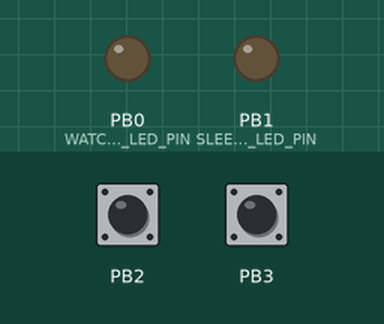
This sketch was run on a simulated ATtiny85, built with avr-gcc and run on an emulated ATtiny85. Shown: output pins drawn as LEDs (lit = HIGH). Inputs (shaded band) come from the test bench; at power-on: PB2 HIGH, PB3 HIGH. Sleep ends after the set time or at an interrupt.

Above: at 3.2 s.
3.3 s: PB2 pulled LOW for 0.15 s
At 3.58 s:
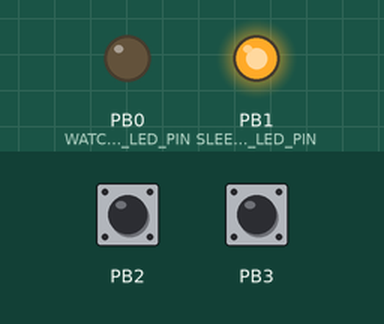
5.0 s: PB2 pulled LOW for 1 s
At 5.41 s:
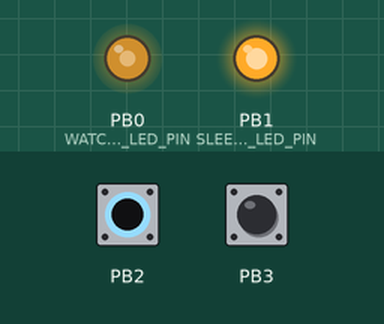
8.0 s: PB2 pulled LOW for 3.2 s
At 8.11 s:
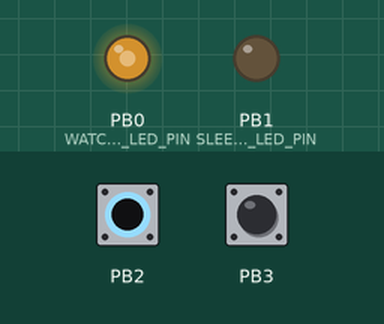
Timing chart, 0 to 18.7 s (numbered marks = the images above; inputs shaded):
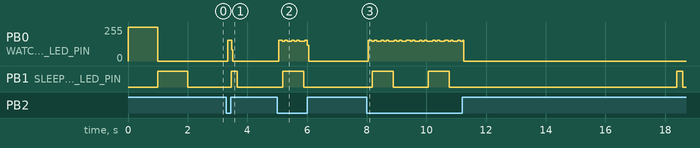

The sketch:

try_attiny85_watchdog_and_user_interrupt.ino
```cpp
/*
 * Applies to both Arduino Uno boards (AVR ATmega328) and AVR ATtiny85 chips, however, with a small variation
 * for ATtiny85 with respect to INT0 interrupts.
 *
 * Demonstrates the use of
 *   - external interrupt INT0
 *   - pin-change interrupt PCINT0
 *   - watchdog interrupts (every 8 seconds) on both ATmega328 and ATtiny85
 * to wake up MCU from sleep.
 *
 * Like this, the MCU spends most of its time sleeping and only uses real energy
 * when doing useful work -> turning on and off two LEDs:
 *  - green when watchdog time-out occurs or while low-level INT on ATtiny is maintained
 *  - yellow when sleep is interrupted.
 *
 * Note that a watchdog interrupt also interrupts sleep.
 *
 * INT0 is triggered via a dedicated manual switch:
 *  - ATmega328: configured to detect falling-edge input -> creates an interrupt only on press, not on release
 *  - ATtiny85: can only wake up with LOW-level input -> creates repeated interrupts while LOW level is maintained.
 *    After input goes back to HIGH -> executes code following sleep_cpu() command.
 *
 * PCINT0 is triggered via a dedicated manual switch -> creates an interrupt on both press and release.
 *
 * ==> As a consequence, INT0 is best no used on ATtiny85 in combination with sleep_cpu(). Use PCINT0 instead and trigger
 * actions depending on current PCINTx port input values and/or port input changes (HIGH to LOW or LOW to HIGH).
 *
 *
 * See the base for this project in this repository:
 * https://github.com/oliver-reinhard/attiny85-watchdog
 *
 * Expected behaviour on MCU reset:
 * 1. Green LED lights up solid for 1 second
 * 2. Yellow LED lights up solid for 1 second, then:
 * 3. Watchdog times out every 8 second and triggers an interrupt
 *    1. green blink for 200 ms (= watchdog time-out)
 *    2. yellow blink for 200 ms (= sleep interrupt)
 * 4. Manual interrupts:
 *    - On pressing INT0 switch (ATmega328) -> yellow blink for 200 ms (= sleep interrupt)
 *    - On releasing INT0 switch (ATmega328) -> (nothing)
 *    - On pressing INT switch (ATtiny85) -> very fast flashing of green LED (= continuous interrupts)
 *    - On releasing INT switch (ATtiny85) -> yellow blink for 200 ms (= sleep interrupt)
 *    - On pressing PCINT0 switch -> yellow blink for 200 ms (= sleep interrupt)
 *    - On releasing PCINT0 switch -> yellow blink for 200 ms (= sleep interrupt)
 * 5. After 10 watchdog time-outs, the watchdog is disabled -> no more green blinks.
 * 6. Manual interrupts continue to work as described above.
 *
 * Oliver Reinhard, 2023
 */
#include <avr/sleep.h>
#include <avr/wdt.h>

#if defined(__AVR_ATmega328P__)
  const uint8_t WATCHDOG_TIMEOUT_LED_PIN = 13;      // digital: out LED — PB5 is the built-in on ATmega328 board) -> wire this port or use built-in LED
  const uint8_t SLEEP_INTERRUPT_LED_PIN = 12;       // digital: out
  const uint8_t INT0_PIN = 2;                       // external-interrupt source; only pin 2 will trigger INT0
  const uint8_t PCINT0_PIN = 8;                     // pin-change interrupt source

#elif defined(__AVR_ATtiny85__)
  const uint8_t WATCHDOG_TIMEOUT_LED_PIN = PB0;     // digital: out (LED — PB0 is the built-in on ATtiny85 programmer) -> wire this port or use built-in LED
  const uint8_t SLEEP_INTERRUPT_LED_PIN = PB1;      // digital: out
  const uint8_t INT0_PIN = PB2;                     // external-interrupt source; only pin PB2 will trigger INT0
  const uint8_t PCINT0_PIN = PB3;                   // pin-change interrupt source
#endif

int8_t watchdogTimeoutsRemaining = 10;

void setup() {
  disable_watchdog();

  pinMode(WATCHDOG_TIMEOUT_LED_PIN, OUTPUT);
  pinMode(SLEEP_INTERRUPT_LED_PIN, OUTPUT);

  configInputWithPullup(INT0_PIN);  // Pushbutton --> INT0
  configInt0();
  configInputWithPullup(PCINT0_PIN);  // Pushbutton --> PCINT0
  configPinChangeInt0();

  turnOnLED(WATCHDOG_TIMEOUT_LED_PIN, 1000);
  turnOnLED(SLEEP_INTERRUPT_LED_PIN, 1000);

  wdt_enable(WDTO_8S); // 8 seconds
  _WD_CONTROL_REG |= _BV(WDIE);  // Must also reset WDIE after each interrupt!!
  sei();
}

void loop() {
  //  sleep_mode(); // Blocking sleep ("idle" mode by default)
  set_sleep_mode(SLEEP_MODE_PWR_DOWN);
  sleep_enable();
  sei();
  sleep_cpu();      // Controller waits for interrupt here
  sleep_disable();
  flashLED(SLEEP_INTERRUPT_LED_PIN, 1);

  if (watchdogTimeoutsRemaining == 0) {
    disable_watchdog();
  }
}

// This runs each time the watch dog wakes us up from sleep
ISR(WDT_vect) {
  watchdogTimeoutsRemaining--;
  flashLED(WATCHDOG_TIMEOUT_LED_PIN, 1);
  _WD_CONTROL_REG |= _BV(WDIE);
}

void disable_watchdog() {
  MCUSR &= ~_BV(WDRF); // see comment in ATtiny85 Datasheet, p.46, Note under "Bit 3 – WDE: Watchdog Enable"
  wdt_disable();
}

void configInt0() {
  #if defined(__AVR_ATmega328P__)
    EIMSK = _BV(INT0);        // Enable INT0 (external interrupt)
    EICRA = _BV(ISC01);       // Only falling-edge change should trigger an interrupt

  #elif defined(__AVR_ATtiny85__)
    GIMSK |= _BV(INT0);      // Enable INT0 (external interrupt)
    MCUCR &= ~(_BV(ISC01) | _BV(ISC00));     // Only LOW-level input will generate an interrupt when MCU is in sleep.
  #endif
}

ISR (INT0_vect) {       // Interrupt service routine for INT0 on PB2
  // Do nothing --> this shold just interrupt sleep
  // HOWEVER, this interrupt handler will execute FIRST and REPEATEDLY AS LONG AS LOW level is maintained;
  // Only when input returns to HGH LEVEL is any code following the sleep_cpu() command executed.
  //
  flashLED(WATCHDOG_TIMEOUT_LED_PIN, 2);
}

void configPinChangeInt0() {
  // Pin-change interrupts are triggered for each level-change; this cannot be configured
  #if defined(__AVR_ATmega328P__)
    PCICR  |= _BV(PCIE0);          // Enable pin-change interrupt 0
    PCMSK0 |= _BV(PCINT1);         // Configure pin 8 as pin-change source for PCIE0 interrupt

  #elif defined(__AVR_ATtiny85__)
    GIMSK|= _BV(PCIE);            // Enable pin-change interrupt
    PCMSK|= _BV(PCINT3);          // Configure PB3 as pin-change source for PCIE interrupt
  #endif
}

ISR (PCINT0_vect) {       // Interrupt service routine for Pin-Change Interrupt Request 0
  // Do nothing --> this shold just interrupt sleep
  // HOWEVER, this interrupt handler will execute FIRST and before any code following the sleep_cpu() command.
  delay(50); // debounce switch (possibly unnecessary since this should turn an LED to ON for some time)
}

void configInputWithPullup(uint8_t pin) {
  pinMode(pin, INPUT);
  digitalWrite(pin, HIGH); // Activate pull-up resistor on input pin
}

void turnOnLED(uint8_t pin, uint32_t ms) {
  digitalWrite(pin, HIGH);
  delay(ms);
  digitalWrite(pin, LOW);
}

void flashLED(uint8_t pin, uint8_t times) {
  for (uint8_t i = 0; i < times; i++) {
    digitalWrite(pin, HIGH);
    delay(200);
    digitalWrite(pin, LOW);
    delay(200);
  }
}
```

Measured:
- after the input at 3.3 s, PB0 (WATCHDOG_TIMEOUT_LED_PIN): 0/255 → 156/255 after 0.05 s, → 0/255 0.12 s later; PB1 (SLEEP_INTERRUPT_LED_PIN): LOW → HIGH after 0.15 s, → LOW 0.20 s later
- after the input at 5.0 s, PB1 (SLEEP_INTERRUPT_LED_PIN): LOW → HIGH after 0.19 s, → LOW 0.70 s later
